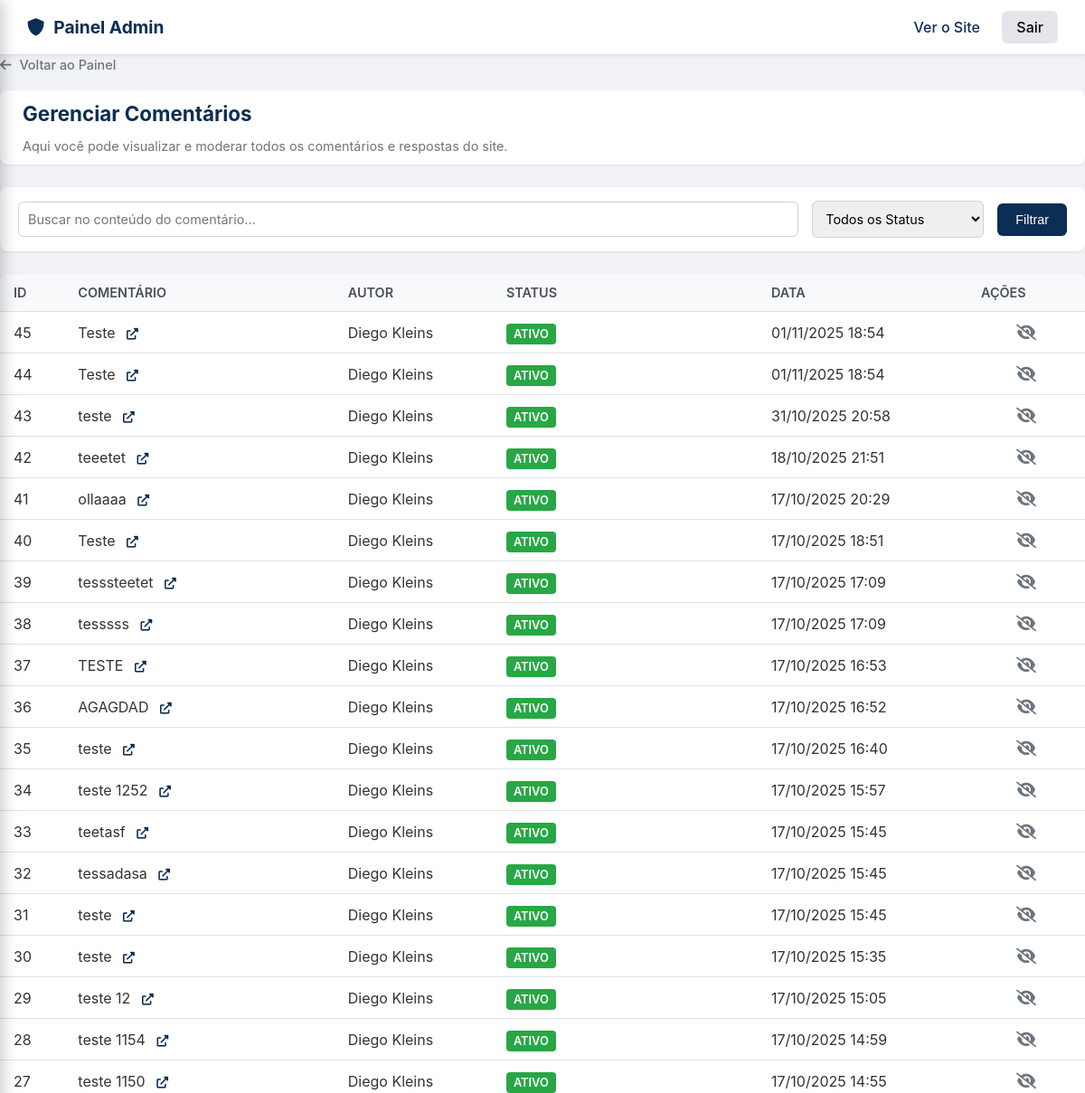
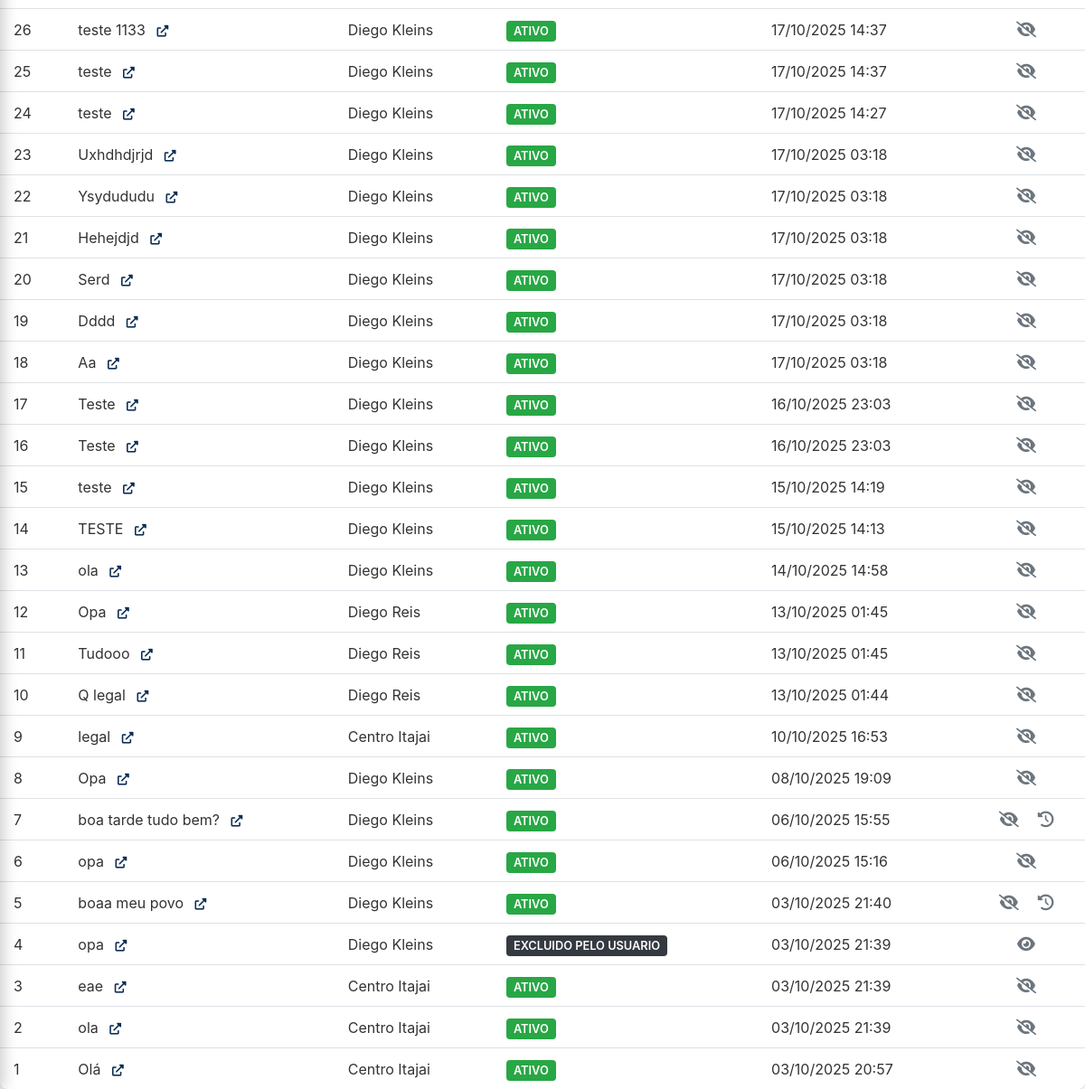
The page /admin/admin_comentarios.php (signed in) on the database its author committed (2 pictures, top to bottom).
### tables this page shows
CREATE TABLE `Comentarios` (
  `id` int(11) NOT NULL,
  `id_postagem` int(11) NOT NULL,
  `id_usuario` int(11) NOT NULL,
  `id_comentario_pai` int(11) DEFAULT NULL,
  `conteudo_texto` text NOT NULL,
  `status` enum('ativo','inativo','excluido_pelo_usuario') NOT NULL DEFAULT 'ativo',
  `data_comentario` timestamp NOT NULL DEFAULT current_timestamp()
);

CREATE TABLE `Usuarios` (
  `id` int(11) NOT NULL,
  `nome` varchar(50) NOT NULL,
  `sobrenome` varchar(100) NOT NULL,
  `data_nascimento` date DEFAULT NULL,
  `nome_de_usuario` varchar(50) NOT NULL,
  `email` varchar(100) NOT NULL,
  `senha_hash` varchar(255) NOT NULL,
  `role` varchar(20) NOT NULL DEFAULT 'membro',
  `status` enum('ativo','suspenso') NOT NULL DEFAULT 'ativo',
  `foto_perfil_url` varchar(255) DEFAULT NULL,
  `id_bairro` int(11) DEFAULT NULL,
  `data_cadastro` timestamp NOT NULL DEFAULT current_timestamp(),
  `relacionamento` enum('Não especificado','Solteiro(a)','Em um relacionamento sério','Casado(a)','Divorciado(a)') NOT NULL DEFAULT 'Não especificado' COMMENT 'Status de relacionamento do usuário',
  `biografia` text DEFAULT NULL COMMENT 'Pequena biografia ou descrição do usuário',
  `perfil_privado` tinyint(1) NOT NULL DEFAULT 0 COMMENT '0 = Público, 1 = Privado (apenas amigos)',
  `privacidade_amigos` enum('todos','amigos','ninguem') NOT NULL DEFAULT 'amigos' COMMENT 'Define quem pode ver a lista de amigos do utilizador',
  `ultimo_acesso` timestamp NULL DEFAULT NULL COMMENT 'Timestamp da última atividade do usuário'
);

### admin/admin_comentarios.php (the view, shortened to what this page needs)
<?php
require_once __DIR__ . '/../../config/database.php';
$busca = $_GET['busca'] ?? '';
$sql = "SELECT
            c.id, c.conteudo_texto, c.data_comentario, c.status, c.id_postagem,
            u.nome, u.sobrenome,
            (SELECT COUNT(id) FROM Comentarios_Edicoes WHERE id_comentario = c.id) as total_edicoes
        FROM Comentarios AS c
        JOIN Usuarios AS u ON c.id_usuario = u.id";
$sql .= " ORDER BY c.data_comentario DESC";
$stmt = $conn->prepare($sql);
$stmt->execute();
$result = $stmt->get_result();
?>
<!DOCTYPE html>
<html lang="pt-br">
<head>
    <link rel="stylesheet" href="assets/css/admin.css?v=1.9">
    <link rel="stylesheet" href="https://cdnjs.cloudflare.com/ajax/libs/font-awesome/6.0.0-beta3/css/all.min.css">
</head>
<body>
    <?php
    include 'templates/admin_header.php';
    ?>
    <main class="admin-main-content">
        <a href="index.php" class="admin-back-button"><i class="fas fa-arrow-left"></i> Voltar ao Painel</a>
        <div class="admin-card">
            <h1>Gerenciar Comentários</h1>
            <p>Aqui você pode visualizar e moderar todos os comentários e respostas do site.</p>
        </div>
        <div class="filter-bar">
            <form action="admin_comentarios.php" method="GET">
                <input type="text" name="busca" placeholder="Buscar no conteúdo do comentário..." value="<?php echo htmlspecialchars($busca); ?>">
                <select name="status">
                    <option value="">Todos os Status</option>
                </select>
                <button type="submit" class="filter-btn">Filtrar</button>
            </form>
        </div>
        <div class="admin-table-container">
            <table class="admin-table">
                <thead>
                    <tr>
                        <th>ID</th>
                        <th>Comentário</th>
                        <th>Autor</th>
                        <th>Status</th>
                        <th>Data</th>
                        <th>Ações</th>
                    </tr>
                </thead>
                <tbody>
                    <?php if ($result && $result->num_rows > 0): ?>
                        <?php while($comment = $result->fetch_assoc()): ?>
                            <tr>
                                <td><?php echo $comment['id']; ?></td>
                                <td class="comment-content-cell">
                                    <?php echo htmlspecialchars(mb_strimwidth($comment['conteudo_texto'], 0, 100, "...")); ?>
                                    <a href="../postagem.php?id=<?php echo $comment['id_postagem']; ?>#comment-wrapper-<?php echo $comment['id']; ?>" target="_blank" title="Ver no site"><i class="fas fa-external-link-alt"></i></a>
                                </td>
                                <td><?php echo htmlspecialchars($comment['nome'] . ' ' . $comment['sobrenome']); ?></td>
                                <td><span class="status-tag status-<?php echo strtolower($comment['status']); ?>"><?php echo ucfirst(str_replace('_', ' ', $comment['status'])); ?></span></td>
                                <td><?php echo date("d/m/Y H:i", strtotime($comment['data_comentario'])); ?></td>
                                <td class="actions-cell">
                                    <?php if ($comment['status'] === 'ativo'): ?>
                                        <a href="../api/admin/toggle_comment_status.php?id=<?php echo $comment['id']; ?>" title="Ocultar Comentário" onclick="return confirm('Tem certeza que deseja ocultar este comentário?');">
                                            <i class="fas fa-eye-slash"></i>
                                        </a>
                                    <?php else: ?>
                                        <a href="../api/admin/toggle_comment_status.php?id=<?php echo $comment['id']; ?>" title="Reativar Comentário" onclick="return confirm('Tem certeza que deseja reativar este comentário?');">
                                            <i class="fas fa-eye"></i>
                                        </a>
                                    <?php endif; ?>
                                    <?php if ($comment['total_edicoes'] > 0): ?>
                                        <a href="admin_historico_comentario.php?id=<?php echo $comment['id']; ?>" title="Ver Histórico de Edições (<?php echo $comment['total_edicoes']; ?>)">
                                            <i class="fas fa-history"></i>
                                        </a>
                                    <?php endif; ?>
                                </td>
                            </tr>
                        <?php endwhile; ?>
                    <?php else: ?>
                        <tr>
                            <td colspan="6">Nenhum comentário encontrado com os filtros aplicados.</td>
                        </tr>
                    <?php endif; ?>
                </tbody>
            </table>
        </div>
    </main>
</body>
</html>

### admin/assets/css/admin.css (style rules this page uses)
body { font-family: -apple-system, BlinkMacSystemFont, "Segoe UI", Roboto, Helvetica, Arial, sans-serif; background-color: #f0f2f5; margin: 0; color: #333; }
a { color: #0c2d54; text-decoration: none; }
.admin-back-button { display: inline-block; margin-bottom: 20px; font-size: 0.9em; font-weight: 500; color: #6c757d; transition: color 0.2s; }
.admin-back-button i { margin-right: 5px; }
.admin-card { background-color: #fff; border-radius: 8px; padding: 12px 25px; box-shadow: 0 1px 2px rgba(0,0,0,0.08); margin-bottom: 25px; }
.admin-card h1 { margin-top: 0; margin-bottom: 4px; color: #0c2d54; font-size: 1.4em; }
.admin-card p { margin-bottom: 0; font-size: 0.9em; color: #6c757d; }
.filter-bar { background-color: #fff; border-radius: 8px; padding: 15px 20px; box-shadow: 0 1px 2px rgba(0,0,0,0.08); margin-bottom: 25px; }
.filter-bar form { display: flex; align-items: center; gap: 15px; flex-wrap: wrap; }
.filter-bar input[type="text"], .filter-bar select { padding: 10px; border: 1px solid #ced4da; border-radius: 6px; font-size: 0.9em; font-family: inherit; }
.filter-bar input[type="text"] { flex-grow: 1; }
.filter-btn { padding: 10px 20px; background-color: #0c2d54; color: #fff; border: none; border-radius: 6px; font-size: 0.9em; font-weight: 500; cursor: pointer; transition: background-color 0.2s; }
.admin-table-container { background-color: #fff; border-radius: 8px; box-shadow: 0 1px 2px rgba(0,0,0,0.08); overflow-x: auto; }
.admin-table { width: 100%; border-collapse: collapse; }
.admin-table th, .admin-table td { padding: 12px 15px; text-align: left; border-bottom: 1px solid #dee2e6; vertical-align: middle; white-space: nowrap; }
.admin-table tbody tr:last-child td { border-bottom: none; }
.admin-table thead th { background-color: #f8f9fa; font-weight: 600; color: #495057; font-size: 0.9em; text-transform: uppercase; }
.role-tag, .status-tag { padding: 4px 8px; border-radius: 4px; font-size: 0.8em; font-weight: 600; color: #fff; text-transform: uppercase; }
.status-ativo { background-color: #28a745; }
.status-excluido_pelo_usuario { background-color: #343a40; }
.actions-cell { width: 100px; text-align: center !important; }
.actions-cell a { color: #6c757d; margin: 0 8px; font-size: 1.1em; }
.comment-content-cell { white-space: normal; word-break: break-word; max-width: 450px; }
.comment-content-cell i { margin-left: 8px; font-size: 0.8em; }

### rows shown on the page
comentarios: id "45", conteudo_texto "Teste", id_usuario.sobrenome "Diego Kleins", status "ATIVO", data_comentario "01/11/2025 18:54"
comentarios: id "44", conteudo_texto "Teste", id_usuario.sobrenome "Diego Kleins", status "ATIVO", data_comentario "01/11/2025 18:54"
comentarios: id "43", conteudo_texto "teste", id_usuario.sobrenome "Diego Kleins", status "ATIVO", data_comentario "31/10/2025 20:58"
comentarios: id "42", conteudo_texto "teeetet", id_usuario.sobrenome "Diego Kleins", status "ATIVO", data_comentario "18/10/2025 21:51"
comentarios: id "41", conteudo_texto "ollaaaa", id_usuario.sobrenome "Diego Kleins", status "ATIVO", data_comentario "17/10/2025 20:29"
comentarios: id "40", conteudo_texto "Teste", id_usuario.sobrenome "Diego Kleins", status "ATIVO", data_comentario "17/10/2025 18:51"
comentarios: id "39", conteudo_texto "tesssteetet", id_usuario.sobrenome "Diego Kleins", status "ATIVO", data_comentario "17/10/2025 17:09"
comentarios: id "38", conteudo_texto "tesssss", id_usuario.sobrenome "Diego Kleins", status "ATIVO", data_comentario "17/10/2025 17:09"
comentarios: id "37", conteudo_texto "TESTE", id_usuario.sobrenome "Diego Kleins", status "ATIVO", data_comentario "17/10/2025 16:53"
comentarios: id "36", conteudo_texto "AGAGDAD", id_usuario.sobrenome "Diego Kleins", status "ATIVO", data_comentario "17/10/2025 16:52"
comentarios: id "35", conteudo_texto "teste", id_usuario.sobrenome "Diego Kleins", status "ATIVO", data_comentario "17/10/2025 16:40"
comentarios: id "34", conteudo_texto "teste 1252", id_usuario.sobrenome "Diego Kleins", status "ATIVO", data_comentario "17/10/2025 15:57"
comentarios: id "33", conteudo_texto "teetasf", id_usuario.sobrenome "Diego Kleins", status "ATIVO", data_comentario "17/10/2025 15:45"
comentarios: id "32", conteudo_texto "tessadasa", id_usuario.sobrenome "Diego Kleins", status "ATIVO", data_comentario "17/10/2025 15:45"
comentarios: id "31", conteudo_texto "teste", id_usuario.sobrenome "Diego Kleins", status "ATIVO", data_comentario "17/10/2025 15:45"
comentarios: id "30", conteudo_texto "teste", id_usuario.sobrenome "Diego Kleins", status "ATIVO", data_comentario "17/10/2025 15:35"
comentarios: id "29", conteudo_texto "teste 12", id_usuario.sobrenome "Diego Kleins", status "ATIVO", data_comentario "17/10/2025 15:05"
comentarios: id "28", conteudo_texto "teste 1154", id_usuario.sobrenome "Diego Kleins", status "ATIVO", data_comentario "17/10/2025 14:59"
comentarios: id "27", conteudo_texto "teste 1150", id_usuario.sobrenome "Diego Kleins", status "ATIVO", data_comentario "17/10/2025 14:55"
comentarios: id "26", conteudo_texto "teste 1133", id_usuario.sobrenome "Diego Kleins", status "ATIVO", data_comentario "17/10/2025 14:37"
comentarios: id "25", conteudo_texto "teste", id_usuario.sobrenome "Diego Kleins", status "ATIVO", data_comentario "17/10/2025 14:37"
comentarios: id "24", conteudo_texto "teste", id_usuario.sobrenome "Diego Kleins", status "ATIVO", data_comentario "17/10/2025 14:27"
comentarios: id "23", conteudo_texto "Uxhdhdjrjd", id_usuario.sobrenome "Diego Kleins", status "ATIVO", data_comentario "17/10/2025 03:18"
comentarios: id "22", conteudo_texto "Ysydududu", id_usuario.sobrenome "Diego Kleins", status "ATIVO", data_comentario "17/10/2025 03:18"
comentarios: id "21", conteudo_texto "Hehejdjd", id_usuario.sobrenome "Diego Kleins", status "ATIVO", data_comentario "17/10/2025 03:18"
comentarios: id "20", conteudo_texto "Serd", id_usuario.sobrenome "Diego Kleins", status "ATIVO", data_comentario "17/10/2025 03:18"
comentarios: id "19", conteudo_texto "Dddd", id_usuario.sobrenome "Diego Kleins", status "ATIVO", data_comentario "17/10/2025 03:18"
comentarios: id "18", conteudo_texto "Aa", id_usuario.sobrenome "Diego Kleins", status "ATIVO", data_comentario "17/10/2025 03:18"
comentarios: id "17", conteudo_texto "Teste", id_usuario.sobrenome "Diego Kleins", status "ATIVO", data_comentario "16/10/2025 23:03"
comentarios: id "16", conteudo_texto "Teste", id_usuario.sobrenome "Diego Kleins", status "ATIVO", data_comentario "16/10/2025 23:03"
comentarios: id "15", conteudo_texto "teste", id_usuario.sobrenome "Diego Kleins", status "ATIVO", data_comentario "15/10/2025 14:19"
comentarios: id "14", conteudo_texto "TESTE", id_usuario.sobrenome "Diego Kleins", status "ATIVO", data_comentario "15/10/2025 14:13"
comentarios: id "13", conteudo_texto "ola", id_usuario.sobrenome "Diego Kleins", status "ATIVO", data_comentario "14/10/2025 14:58"
comentarios: id "12", conteudo_texto "Opa", id_usuario.sobrenome "Diego Reis", status "ATIVO", data_comentario "13/10/2025 01:45"
comentarios: id "11", conteudo_texto "Tudooo", id_usuario.sobrenome "Diego Reis", status "ATIVO", data_comentario "13/10/2025 01:45"
comentarios: id "10", conteudo_texto "Q legal", id_usuario.sobrenome "Diego Reis", status "ATIVO", data_comentario "13/10/2025 01:44"
comentarios: id "9", conteudo_texto "legal", id_usuario.sobrenome "Centro Itajai", status "ATIVO", data_comentario "10/10/2025 16:53"
comentarios: id "8", conteudo_texto "Opa", id_usuario.sobrenome "Diego Kleins", status "ATIVO", data_comentario "08/10/2025 19:09"
comentarios: id "7", conteudo_texto "boa tarde tudo bem?", id_usuario.sobrenome "Diego Kleins", status "ATIVO", data_comentario "06/10/2025 15:55"
comentarios: id "6", conteudo_texto "opa", id_usuario.sobrenome "Diego Kleins", status "ATIVO", data_comentario "06/10/2025 15:16"
comentarios: id "5", conteudo_texto "boaa meu povo", id_usuario.sobrenome "Diego Kleins", status "ATIVO", data_comentario "03/10/2025 21:40"
comentarios: id "4", conteudo_texto "opa", id_usuario.sobrenome "Diego Kleins", status "EXCLUIDO PELO USUARIO", data_comentario "03/10/2025 21:39"
comentarios: id "3", conteudo_texto "eae", id_usuario.sobrenome "Centro Itajai", status "ATIVO", data_comentario "03/10/2025 21:39"
comentarios: id "2", conteudo_texto "ola", id_usuario.sobrenome "Centro Itajai", status "ATIVO", data_comentario "03/10/2025 21:39"
comentarios: id "1", conteudo_texto "Olá", id_usuario.sobrenome "Centro Itajai", status "ATIVO", data_comentario "03/10/2025 20:57"
